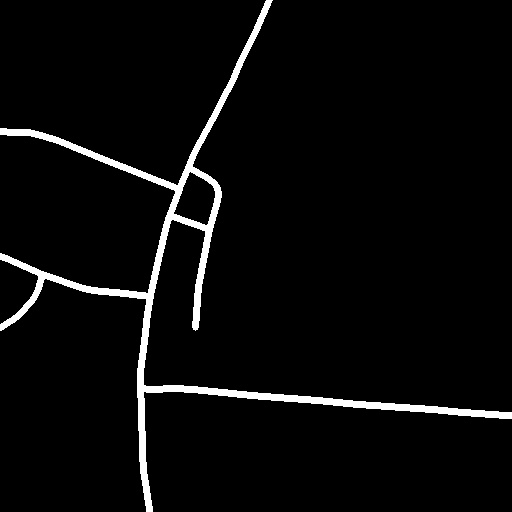
#> input picture CSA_experiment/CSA/data/Massachusetts Roads Dataset/crops/train_labels_crops/10078660_15_0_1.jpg, 512 x 512 px, found by its file name
$ python generate_skeleton.py
#> lines starting #> are read from the running program, lines starting #| are printed output that depends on the picture; after the words box and inside, x2 and y2 are one past the last pixel; in counts of white or black regions, pixels touching at a corner belong together
import numpy as np
from skimage import morphology
from PIL import Image
import matplotlib.pyplot as plt
import os
import cv2


def generate_save_skeleton(label_root, skeleton_save_root):
    label_names = os.listdir(label_root)
    for label_name in label_names:
        label_path = label_root + label_name
        label = Image.open(label_path).convert('L')  # 替换为您的图像路径
        label = np.array(label).astype(np.float32)  # 将图像转换为 0-255 的灰度图像
        # 使用skeletonize提取骨干
        tmp_label = np.copy(label)
        tmp_label /= 255
        tmp_label[tmp_label > 0.5] = 1
        tmp_label[tmp_label < 0.5] = 0
        print(tmp_label)
        skeleton_label = morphology.skeletonize(tmp_label).astype(np.int64)*255
        print(np.max(skeleton_label),np.min(skeleton_label))
        skeleton_label = Image.fromarray(skeleton_label.astype(np.uint8))
        skeleton_label.save(skeleton_save_root + label_name)

def generate_save_edge(label_root, edge_save_root):
    # 读取黑白图像
    label_names = os.listdir(label_root)
    for label_name in label_names:
        label_path = label_root + label_name
        image = cv2.imread(label_path)
#> image is the input picture: shape (512, 512, 3); min 0, max 255, mean 10
        gray = cv2.cvtColor(image, cv2.COLOR_BGR2GRAY)

        # 对图像进行阈值处理
        _, thresholded = cv2.threshold(gray, 127, 255, cv2.THRESH_BINARY)
#> thresholded: shape (512, 512); 3.9% white; 1 white region
        # 查找轮廓
        contours, _ = cv2.findContours(thresholded, cv2.RETR_EXTERNAL, cv2.CHAIN_APPROX_SIMPLE)
#> contours = 1 contour; box (x1, y1, x2, y2) and area: (0, 0, 512, 512) 10278
        # 绘制轮廓
        contour_image = np.zeros_like(image)
        cv2.drawContours(contour_image, contours, -1, (255, 255, 255), 2)
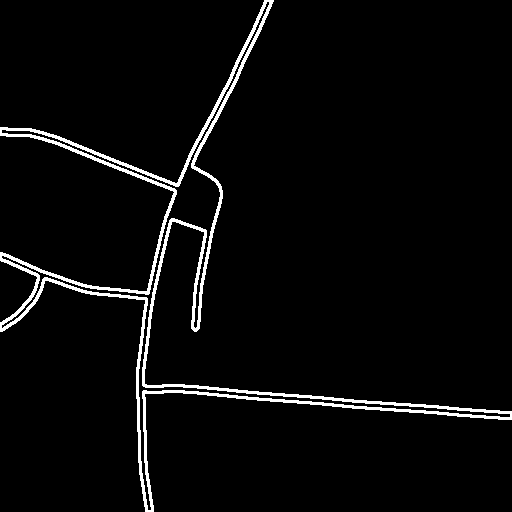
#> contour_image: shape (512, 512, 3); 3.7% white; 1 white region, box (x1, y1, x2, y2) and area: (0, 0, 512, 512) 9569
        #保存轮廓图
        cv2.imwrite(edge_save_root + label_name, contour_image)


if __name__ == '__main__':
    train_dir_root = '/home/arsc/tmp/pycharm_project_639/CSA/data/Massachusetts/crops/'
    train_label_root = train_dir_root + 'train_labels_crops/'
    train_edge_root = train_dir_root + 'train_edges_crops/'
    val_dir_root = '/home/arsc/tmp/pycharm_project_639/CSA/data/Massachusetts/crops/'
    val_label_root = val_dir_root + 'val_labels_crops/'
    val_edge_root = val_dir_root + 'val_edges_crops/'

    generate_save_edge(train_label_root, train_edge_root)
#> (the run stopped early here; a loop or call above may not have finished)
